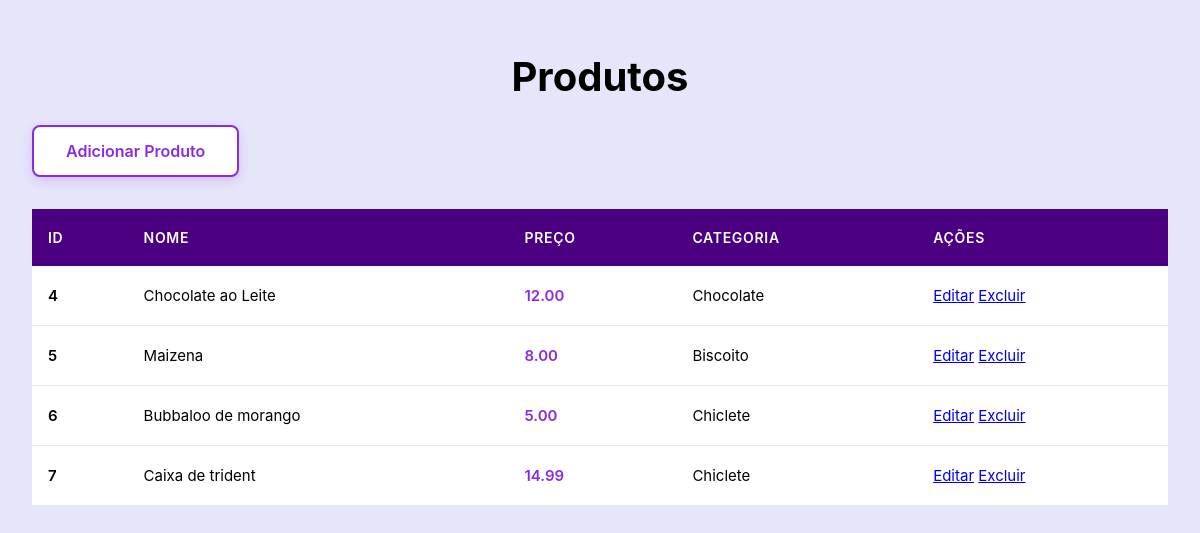
The page / on the database its author committed.
### tables this page shows
CREATE TABLE `produtos` (
  `id` int(11) NOT NULL,
  `nome` varchar(255) NOT NULL,
  `preco` decimal(10,2) NOT NULL,
  `categoria` varchar(255) NOT NULL
);

### controllers/ProdutoController.php (called while the page is built, shortened)
<?php
require_once __DIR__ . '/../models/produto.php';
class ProdutoController {
    private $produtoModel;
    public function __construct() {
        $this->produtoModel = new Produto();
    }
    public function index() {
        $produtos = $this->produtoModel->getAll();
        require __DIR__ . '/../views/index.php';
    }
}
?>

### config/database.php (called while the page is built)
<?php
class Database {
    private static $pdo;
    public static function getConnection() {
        if (!self::$pdo) {
            $host = 'localhost';
            $dbname = 'produto_mvc';
            $username = 'root';
            $password = '';
            try {
                self::$pdo = new PDO("mysql:host=$host;dbname=$dbname;charset=utf8", $username, $password);
                self::$pdo->setAttribute(PDO::ATTR_ERRMODE, PDO::ERRMODE_EXCEPTION);
            } catch (PDOException $e) {
                die("Erro na conexão: " . $e->getMessage());
            }
        }
        return self::$pdo;
    }
}
?>

### models/produto.php (called while the page is built, shortened)
<?php
require_once __DIR__ . '/../config/database.php';
class Produto {
    private $pdo;
    public function __construct() {
        $this->pdo = Database::getConnection();
    }
    public function getAll() {
        $stmt = $this->pdo->query("SELECT * FROM produtos");
        return $stmt->fetchAll(PDO::FETCH_ASSOC);
    }
}
?>

### views/index.php (the view, shortened to what this page needs)
<!DOCTYPE html>
<html lang="pt-br">
<head>
    <link rel="stylesheet" href="/mvc_produtos/css/style.css">
</head>
<body>
    <h1>Produtos</h1>
    <div class="nav-links">
        <a href="index.php?action=create">Adicionar Produto</a>
    </div>
    <table>
        <thead>
            <tr>
                <th>ID</th>
                <th>Nome</th>
                <th>Preço</th>
                <th>Categoria</th>
                <th>Ações</th>
            </tr>
        </thead>
        <tbody>
            <?php foreach ($produtos as $produto): ?>
                <tr>
                    <td><?php echo $produto['id']; ?></td>
                    <td><?php echo $produto['nome']; ?></td>
                    <td><?php echo $produto['preco']; ?></td>
                    <td><?php echo $produto['categoria']; ?></td>
                    <td>
                        <a href="index.php?action=edit&id=<?php echo $produto['id']; ?>">Editar</a>
                        <a href="index.php?action=delete&id=<?php echo $produto['id']; ?>" onclick="return confirm('Tem certeza?')">Excluir</a>
                    </td>
                </tr>
            <?php endforeach; ?>
        </tbody>
    </table>
</body>
</html>

### index.php (shortened to what this page needs)
<?php
require_once __DIR__ . '/controllers/ProdutoController.php';
$controller = new ProdutoController();
$action = $_GET['action'] ?? 'index';
switch ($action) {
    default:
        $controller->index();
        break;
}
?>

### css/style.css (style rules this page uses)
body { box-sizing: border-box; }
* { margin: 0; padding: 0; box-sizing: border-box; }
html, body { height: 100%; width: 100%; }
body { font-family: 'Inter', -apple-system, BlinkMacSystemFont, 'Segoe UI', Roboto, sans-serif; background: #E6E6FA; padding: 2rem; min-height: 100%; }
h1 { font-size: 2.5rem; font-weight: 700; margin-bottom: 1rem; color: #000; text-align: center; margin-top: 20px; }
.nav-links { margin-top: 1.5rem; margin-bottom: 2rem; }
.nav-links a { display: inline-block; background: white; color: #8A2BE2; padding: 0.875rem 2rem; border-radius: 8px; text-decoration: none; font-weight: 600; transition: all 0.3s ease; box-shadow: 0 4px 12px rgba(138, 43, 226, 0.2); border: 2px solid #8A2BE2; }
table { width: 100%; border-collapse: collapse; background: white; margin-top: 1rem; }
thead { background: #4B0082; }
th { padding: 1.25rem 1rem; text-align: left; font-weight: 600; color: white; text-transform: uppercase; font-size: 0.875rem; letter-spacing: 0.05em; border-bottom: none; }
tbody tr { border-bottom: 1px solid #e2e8f0; transition: background-color 0.2s ease; }
tbody tr:last-child { border-bottom: none; }
td { padding: 1.25rem 1rem; color: #000; font-size: 0.9375rem; }
td:first-child { font-weight: 600; color: #000; }
td:nth-child(3) { color: #8A2BE2; font-weight: 600; }

### rows shown on the page
produtos: id "4", nome "Chocolate ao Leite", preco "12.00", categoria "Chocolate"
produtos: id "5", nome "Maizena", preco "8.00", categoria "Biscoito"
produtos: id "6", nome "Bubbaloo de morango", preco "5.00", categoria "Chiclete"
produtos: id "7", nome "Caixa de trident", preco "14.99", categoria "Chiclete"
